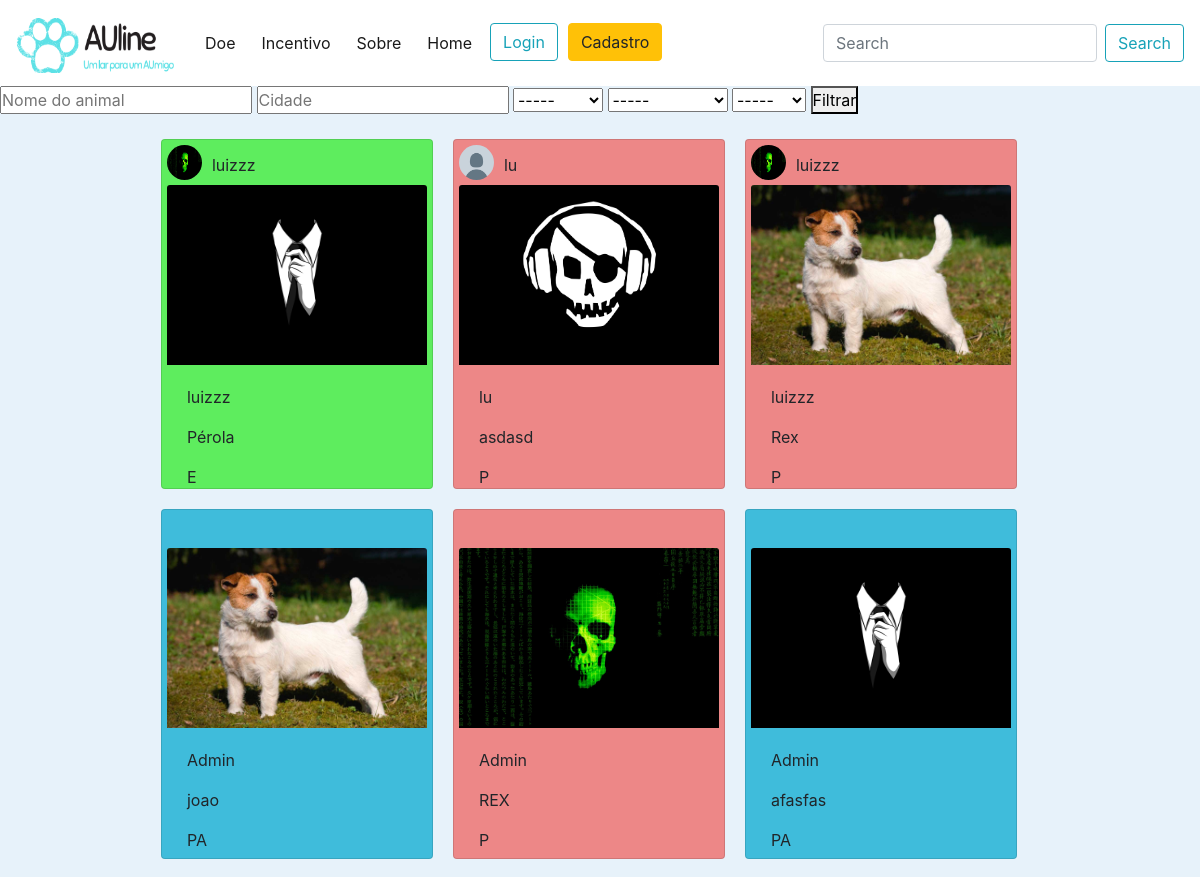
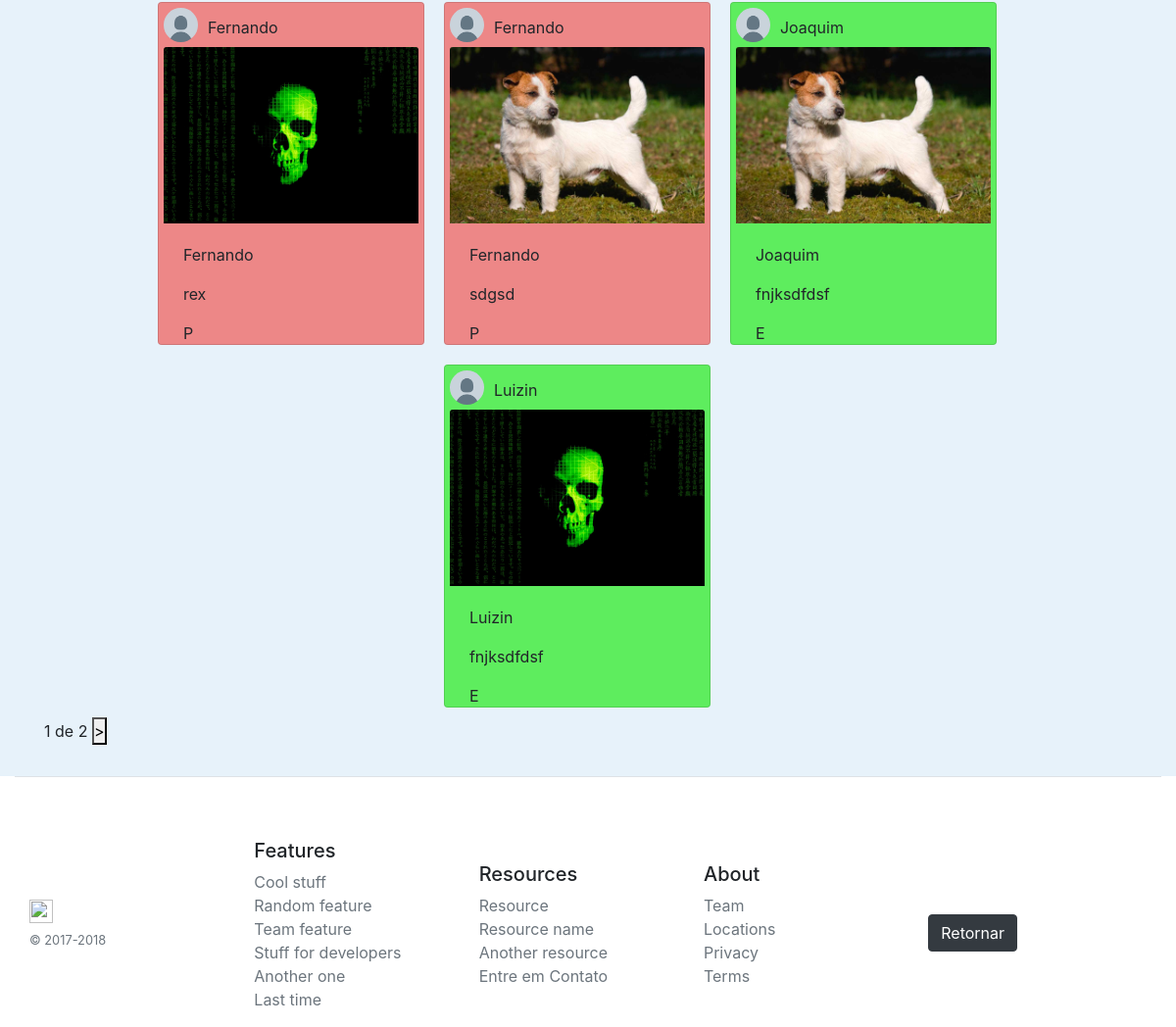
Before: / with the older database file (2 pictures, top to bottom).
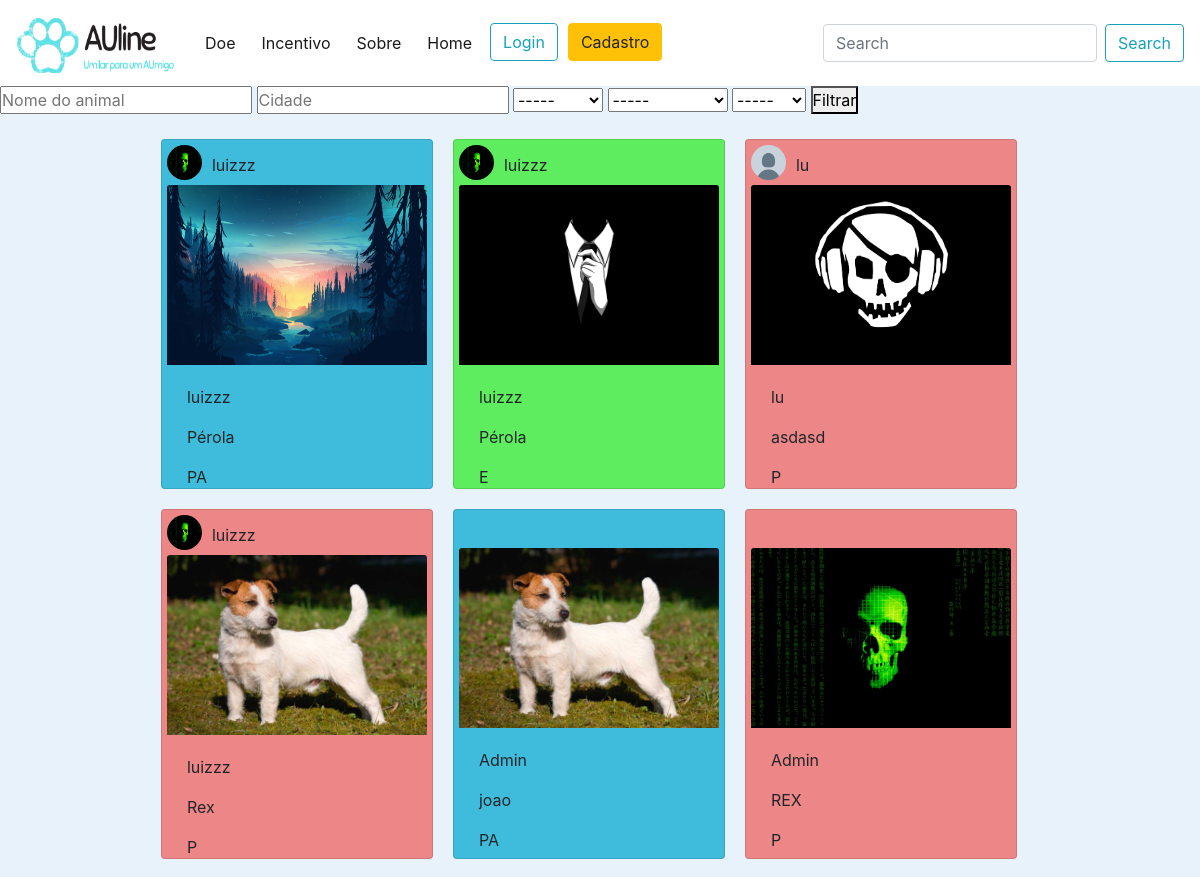
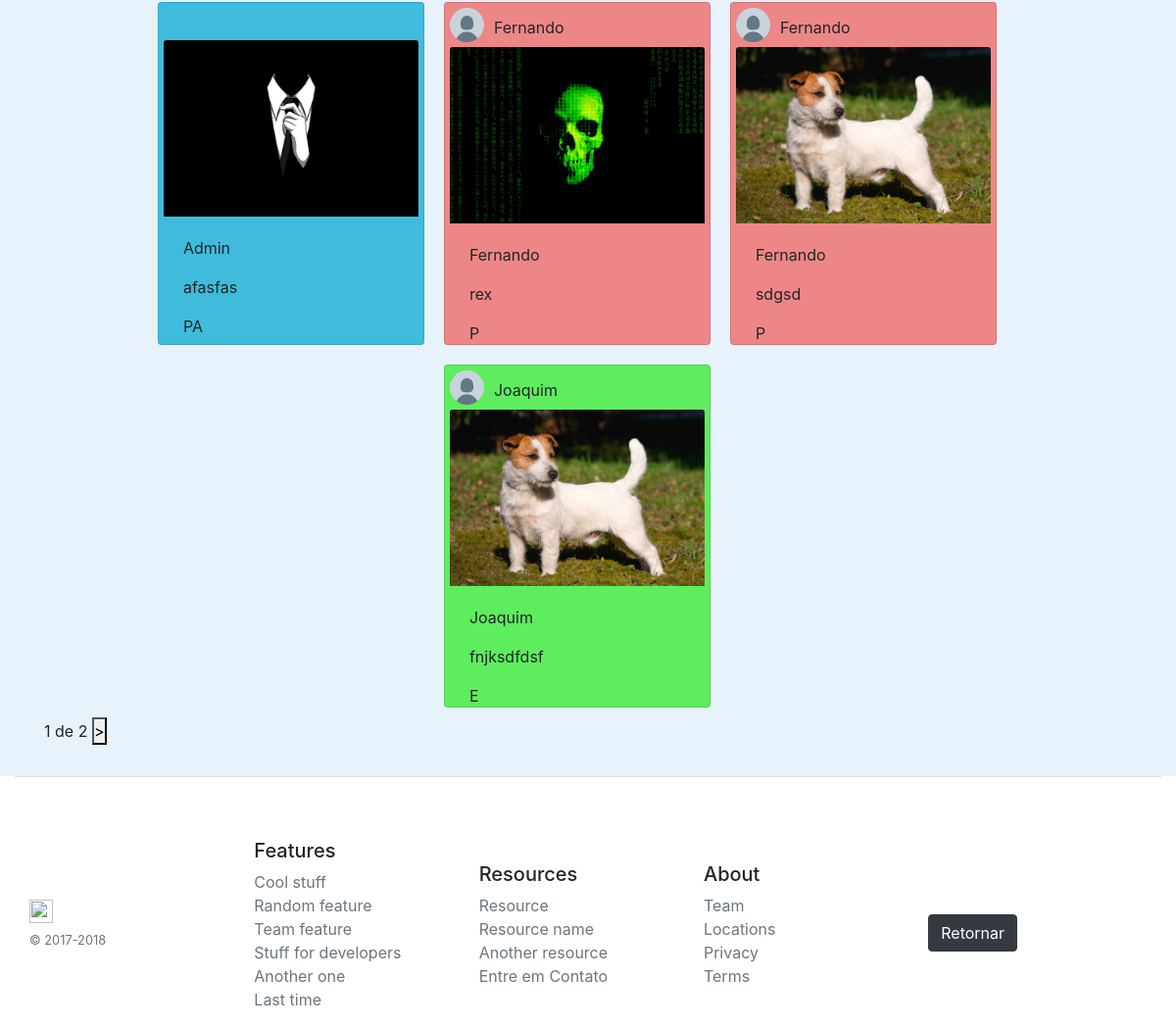
After: the same page with the newer database file (2 pictures, top to bottom).
### users/models.py (models this page shows, shortened)
class Perfil(models.Model):
    user = models.OneToOneField(User, on_delete=models.CASCADE)
    data_de_nascimento = models.DateField('Data de nascimento', max_length=10)
    telefone = models.CharField('Telefone para contato', max_length=15)
    foto = models.ImageField('Foto de Perfil', upload_to='perfil', default='perfil/unknow.png')
    estado_usuario = models.CharField('Estado', max_length=50)
    cidade_usuario = models.CharField('Cidade', max_length=50, blank=True)
    rua_usuario = models.CharField('Rua', max_length=70, blank=True)

### publicacoes/models.py (models this page shows, shortened)
class Animal(models.Model):
    ESTADOS = (
        ('P', 'Perdido'),
        ('PA', 'Para Adoção'),
        ('E', 'Encontrado'),
    )
    SEXO = (
        ('F', 'Fêmea'),
        ('M', 'Macho'),
    )
    PORTE = (
        ('PE', 'Pequeno'),
        ('ME', 'Médio'),
        ('GR', 'Grande'),
    )
    nome = models.CharField('Nome', max_length=50)
    caracteristicas = models.TextField('Caracaterísticas')
    data_pub = models.DateTimeField('Data de Publicação', auto_now=True)
    imagem = models.ImageField('Imagem', upload_to='posts')
    categoria = models.CharField('Categoria', max_length=15, choices=ESTADOS, blank=True)
    sexo = models.CharField('Sexo', max_length=8, choices=SEXO, blank=True)
    porte = models.CharField('Porte', max_length=8, choices=PORTE, blank=True)
    usuario = models.ForeignKey(User, on_delete=models.CASCADE)
    vacinado = models.BooleanField('Vacinado', blank=True)
    vermifugado = models.BooleanField('Vermifugado', blank=True)
    castrado = models.BooleanField('Castrado', blank=True)
    estado = models.CharField('Estado', max_length=50)
    cidade = models.CharField('Cidade', max_length=50)
    rua = models.CharField('Rua', max_length=70)
    class Meta:
        ordering = ('-data_pub', )

### publicacoes/views.py (the view, shortened to what this page needs)
# urls.py: path('', lista_animal, name=''),
def lista_animal(request):
    categorias = {}
    ids = []
    nome = ''
    categoria_filtro = ''
    sexo = ''
    porte = ''
    cidade = ''
    perfil_usuarios = Perfil.objects.all()
    usuarios = User.objects.all()
    lista_de_animais = Animal.objects.all()
    paginator = Paginator(lista_de_animais, 10)
    page = request.GET.get('page')
    animais = paginator.get_page(page)
    for animal in animais:
        categorias[animal.id] = animal.categoria
        ids.append(animal.id)
    contexto = {
        'nome':nome,
        'categoria_filtro':categoria_filtro,
        'cidade':cidade,
        'sexo':sexo,
        'porte':porte,
        'animais': animais,
        'perfil_usuarios':perfil_usuarios,
        'usuarios':usuarios,
        'categorias': categorias,
        'ids': ids,
    }
    return render(request, 'index.html', contexto)

### templates/index.html (shortened to what this page needs)
{% extends 'base.html' %}
{% load static %}
{% block conteudo %}
<body onload="CategoriaAnimal();">
    <form method="POST">
        <input type="text" name="nome" value="{{nome}}" placeholder="Nome do animal">
        <input type="text" name="cidade" value="{{cidade}}" placeholder="Cidade">
        <select name="porte" value="{{porte}}">
            <option value="">-----</option>
        </select>
        <select name="categoria_filtro" value="{{categoria_filtro}}">
            <option value="">-----</option>
        </select>
        <select name="sexo" value="{{sexo}}">
            <option value="">-----</option>
        </select>
        <button type="submit">Filtrar</button>
    </form>
    <div class="container" >
        <div class="row justify-content-lg-center">
            {% for animal in animais %}
        <div class="card col-sm-1" id="{{animal.id}}" >
                    <div class="post-avatar">
                        {% for perfil in perfil_usuarios %}
                            {% if perfil.user == animal.usuario %}
                                <img src="../media/{{perfil.foto}}" alt="Avatar" class="avatar">
                                <p class="author"> {{animal.usuario}} </p>
                            {% endif %}
                        {% endfor %}
                    </div>
                    <a href="{% url 'perfil-animal' animal.id %}">
                        <img class="card-img-top" src="../media/{{animal.imagem}}" alt="{{animal.nome}}">
                    </a>
                    <div class="card-body">
                        <p>{{animal.usuario}}</p>
                        <p class="card-text">{{animal.nome}}</p>
                        <p class="card-text">{{animal.categoria}}</p>
                    </div>
                </div >
            {% endfor %}
        </div>
        <div class="paginacao">
            <span class="step-links">
                <span class="current">
                    {{ animais.number }} de {{ animais.paginator.num_pages }}
                </span>
                {% if animais.has_next %}
                    <a href="?page={{animais.next_page_number}}"><button>></button></a>
                {% endif %}
            </span>
        </div>
    </div>
</body>
{% endblock conteudo %}

Changed rows visible on the page:
no longer on this page (row unchanged): Animal: usuario "Luizin", imagem (picture), nome "fnjksdfdsf", categoria "E"
no longer on this page (row unchanged): Perfil: foto (picture), shown under "Luizin"
added Animal: usuario "luizzz", imagem (picture), nome "Pérola", categoria "PA", Perfil (foto (picture))
